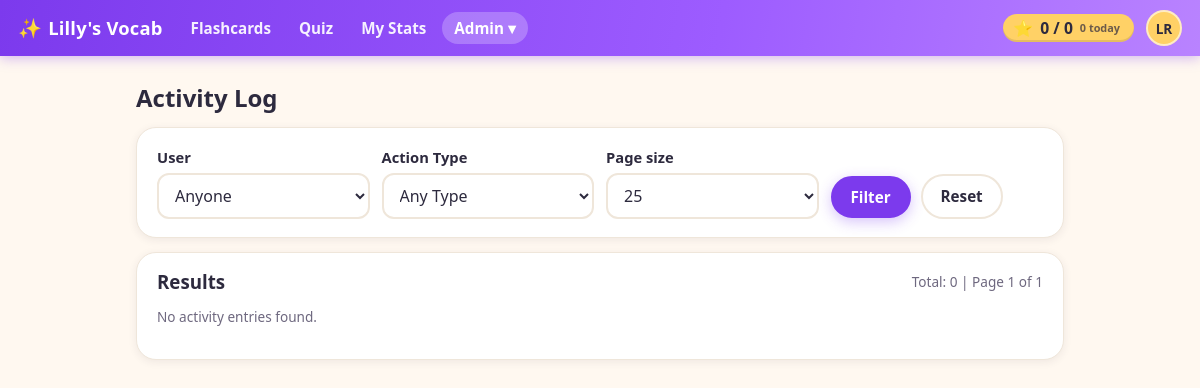
/admin/activity_log.php (signed in), run on the app's committed database.
### tables this page shows
CREATE TABLE settings (
  id INT AUTO_INCREMENT PRIMARY KEY,
  key_name VARCHAR(191) NOT NULL UNIQUE,
  value LONGTEXT NULL,
  updated_at DATETIME NOT NULL DEFAULT CURRENT_TIMESTAMP ON UPDATE CURRENT_TIMESTAMP
);

CREATE TABLE users (
  id INT AUTO_INCREMENT PRIMARY KEY,
  first_name VARCHAR(100) NOT NULL,
  last_name VARCHAR(100) NOT NULL,
  email VARCHAR(255) DEFAULT NULL UNIQUE,
  password_hash VARCHAR(255) NOT NULL DEFAULT '',
  is_admin TINYINT(1) NOT NULL DEFAULT 0 COMMENT 'App administrator',
  email_verify_token VARCHAR(64) DEFAULT NULL,
  email_verified_at DATETIME DEFAULT NULL,
  password_reset_token_hash CHAR(64) DEFAULT NULL,
  password_reset_expires_at DATETIME DEFAULT NULL,
  shuffle_seed INT UNSIGNED DEFAULT NULL COMMENT 'NULL = original order; set = per-user shuffled deck order',
  deck_position INT NOT NULL DEFAULT 0 COMMENT 'Resume point in the full deck (index of the next card)',
  created_at DATETIME NOT NULL DEFAULT CURRENT_TIMESTAMP
);

### partials.php (called while the page is built)
<?php
require_once __DIR__ . '/config.php';
require_once __DIR__ . '/settings.php';
require_once __DIR__ . '/lib/Application.php';
require_once __DIR__ . '/lib/ApplicationUI.php';
function h($s) {
    return htmlspecialchars($s ?? '', ENT_QUOTES, 'UTF-8');
}
function header_html(string $title): void {
    ApplicationUI::headerHtml($title);
}
function footer_html(): void {
    ApplicationUI::footerHtml();
}

### config.php (called while the page is built, shortened)
<?php
function pdo(): PDO {
    static $pdo = null;
    if ($pdo === null) {
        $dsn = 'mysql:host=' . DB_HOST . ';dbname=' . DB_NAME . ';charset=utf8mb4';
        $options = [
            PDO::ATTR_ERRMODE => PDO::ERRMODE_EXCEPTION,
            PDO::ATTR_DEFAULT_FETCH_MODE => PDO::FETCH_ASSOC,
            PDO::ATTR_EMULATE_PREPARES => false,
        ];
        $pdo = new PDO($dsn, DB_USER, DB_PASS, $options);
    }
    return $pdo;
}
function current_user(): ?array {
    require_once __DIR__ . '/lib/UserManagement.php';
    if (!empty($_SESSION['uid'])) {
        static $user = null;
        if ($user === null) {
            $user = UserManagement::findById((int)$_SESSION['uid']) ?: false;
        }
        return $user ?: null;
    }
    return null;
}
function require_admin(): void {
    $user = current_user();
}

### lib/UserManagement.php (called while the page is built, shortened)
<?php
require_once __DIR__ . '/../config.php';
require_once __DIR__ . '/../settings.php';
require_once __DIR__ . '/ActivityLog.php';
class UserManagement {
    private static function pdo(): PDO {
        return pdo();
    }
    public static function findById(int $id): ?array {
        $st = self::pdo()->prepare('SELECT * FROM users WHERE id=? LIMIT 1');
        $st->execute([$id]);
        $row = $st->fetch();
        return $row ?: null;
    }
}

### settings.php (called while the page is built, shortened)
<?php
require_once __DIR__ . '/config.php';
class Settings {
    private static function pdo(): PDO {
        return pdo();
    }
    public static function get(string $key, string $default = ''): string {
        $st = self::pdo()->prepare('SELECT value FROM settings WHERE key_name = ? LIMIT 1');
        $st->execute([$key]);
        $row = $st->fetch();
        return $row ? (string)$row['value'] : $default;
    }
    public static function siteTitle(): string {
        return self::get('site_title', APP_NAME);
    }
}

### lib/FlashcardProgress.php (called while the page is built, shortened)
<?php
require_once __DIR__ . '/../config.php';
require_once __DIR__ . '/ActivityLog.php';
class FlashcardProgress {
    private static function pdo(): PDO {
        return pdo();
    }
    public static function getScoreSummary(int $userId, ?int $tagId = null): array {
        $pdo = self::pdo();
        [$tagJoin, $tagParams] = self::tagScope($tagId);
        $st = $pdo->prepare("SELECT COUNT(*) AS c FROM user_word_state x{$tagJoin} WHERE x.user_id = ? AND x.last_mark = 'got_it'");
        $st->execute(array_merge($tagParams, [$userId]));
        $mastered = (int)$st->fetch()['c'];
        if ($tagId === null) {
            $total = (int)$pdo->query('SELECT COUNT(*) AS c FROM words')->fetch()['c'];
        } else {
            $st = $pdo->prepare('SELECT COUNT(*) AS c FROM word_tags WHERE tag_id = ?');
            $st->execute([$tagId]);
            $total = (int)$st->fetch()['c'];
        }
        $st = $pdo->prepare("SELECT COUNT(*) AS c FROM word_review_events x{$tagJoin} WHERE x.user_id = ? AND x.created_at >= CURDATE()");
        $st->execute(array_merge($tagParams, [$userId]));
        $reviewedToday = (int)$st->fetch()['c'];
        return [
            'mastered' => $mastered,
            'total_words' => $total,
            'reviewed_today' => $reviewedToday,
        ];
    }
    private static function tagScope(?int $tagId): array {
        if ($tagId === null) {
            return ['', []];
        }
        return [' INNER JOIN word_tags wt ON wt.word_id = x.word_id AND wt.tag_id = ?', [$tagId]];
    }
}

### lib/ActivityLog.php (called while the page is built, shortened)
<?php
require_once __DIR__ . '/../config.php';
final class ActivityLog {
  private static function pdo(): \PDO {
    return pdo();
  }
  public static function count(array $filters = []): int {
    $params = [];
    $sql = 'SELECT COUNT(*) AS c FROM activity_log';
    $st = self::pdo()->prepare($sql);
    $st->execute();
    $row = $st->fetch();
    return (int)($row['c'] ?? 0);
  }
}

### admin/activity_log.php (the view, shortened to what this page needs)
<?php
require_once __DIR__ . '/../partials.php';
require_once __DIR__ . '/../lib/ActivityLog.php';
require_once __DIR__ . '/../lib/UserManagement.php';
require_admin();
function int_param(string $key, int $default = 0): int {
  $v = $_GET[$key] ?? null;
  if ($v === null) return $default;
  return (int)$v;
}
$limitOptions = [10, 25, 50, 100];
$qLimit = int_param('limit', 25);
$qPage = max(1, int_param('page', 1));
$filters = [];
$total = ActivityLog::count($filters);
$totalPages = max(1, (int)ceil($total / $qLimit));
$offset = ($qPage - 1) * $qLimit;
$rows = ActivityLog::list($filters, $qLimit, $offset);
header_html('Activity Log');
?>
<h2>Activity Log</h2>
<div class="card">
  <form method="get" class="grid filter-grid">
    <label>User
      <select name="user_id">
        <option value="">Anyone</option>
      </select>
    </label>
    <label>Action Type
      <select name="action_type">
        <option value="">Any Type</option>
      </select>
    </label>
    <label>Page size
      <select name="limit">
        <?php foreach ($limitOptions as $opt): $sel = ($qLimit === $opt) ? ' selected' : ''; ?>
          <option value="<?= (int)$opt ?>"<?= $sel ?>><?= (int)$opt ?></option>
        <?php endforeach; ?>
      </select>
    </label>
    <div class="actions">
      <button class="button primary" type="submit">Filter</button>
      <a class="button" href="/admin/activity_log.php">Reset</a>
    </div>
  </form>
</div>
<div class="card">
  <div class="page-head">
    <h3>Results</h3>
    <div class="small">Total: <?= (int)$total ?> | Page <?= (int)$qPage ?> of <?= (int)$totalPages ?></div>
  </div>
  <?php if (empty($rows)): ?>
    <p class="small">No activity entries found.</p>
  <?php endif; ?>
</div>
<?php footer_html(); ?>

### lib/ApplicationUI.php (shortened to what this page needs)
<?php
require_once __DIR__ . '/../config.php';
require_once __DIR__ . '/../settings.php';
require_once __DIR__ . '/FlashcardProgress.php';
class ApplicationUI {
    public static function staticResourceUrl(string $path): string {
        $filePath = __DIR__ . '/../' . ltrim($path, '/');
        $version = @filemtime($filePath);
        return $path . '?v=' . $version;
    }
    public static function cssLink(string $path): string {
        $url = self::staticResourceUrl($path);
        return '<link rel="stylesheet" href="' . htmlspecialchars($url, ENT_QUOTES, 'UTF-8') . '">';
    }
    public static function jsScript(string $path): string {
        $url = self::staticResourceUrl($path);
        return '<script src="' . htmlspecialchars($url, ENT_QUOTES, 'UTF-8') . '"></script>';
    }
    public static function scoreChipHtml(int $userId): string {
        $score = FlashcardProgress::getScoreSummary($userId);
        return '<a class="score-chip" id="score-chip" href="/progress/" title="Words you\'ve got — tap for stats">'
             . '<span class="score-star" aria-hidden="true">&#11088;</span>'
             . '<span class="score-numbers"><span id="score-mastered">' . number_format($score['mastered']) . '</span>'
             . ' / <span id="score-total">' . number_format($score['total_words']) . '</span></span>'
             . '<span class="score-today"><span id="score-today">' . number_format($score['reviewed_today']) . '</span> today</span>'
             . '</a>';
    }
    public static function headerHtml(string $title): void {
        $u = current_user();
        $script = $_SERVER['SCRIPT_NAME'] ?? '';
        $siteTitle = Settings::siteTitle();
        echo '<!doctype html><html><head><meta charset="utf-8"><meta name="viewport" content="width=device-width,initial-scale=1">';
        echo self::cssLink('/styles.css');
        echo '</head><body>';
        if ($u) {
            $navItems = [
                ['path' => '/review/', 'label' => 'Flashcards', 'prefixes' => ['/review/', '/index.php']],
                ['path' => '/quiz/', 'label' => 'Quiz', 'prefixes' => ['/quiz/']],
                ['path' => '/progress/', 'label' => 'My Stats', 'prefixes' => ['/progress/']],
            ];
            echo '<header class="topbar">';
            echo '<a class="brand" href="/review/"><span class="brand-mark" aria-hidden="true">&#10024;</span> ' . h($siteTitle) . '</a>';
            echo '<nav class="topnav">';
            foreach ($navItems as $item) {
                $active = false;
                echo '<a href="' . h($item['path']) . '"' . ($active ? ' class="active"' : '') . '>' . h($item['label']) . '</a>';
            }
            if (!empty($u['is_admin'])) {
                $inAdmin = strpos($script, '/admin/') === 0;
                $adminItems = [
                    ['path' => '/admin/words.php', 'label' => 'Words'],
                    ['path' => '/admin/import/upload.php?flow=words', 'label' => 'Import Words'],
                    ['path' => '/admin/users.php', 'label' => 'Users'],
                    ['path' => '/admin/settings.php', 'label' => 'Settings'],
                    ['path' => '/admin/activity_log.php', 'label' => 'Activity Log'],
                    ['path' => '/admin/email_log.php', 'label' => 'Email Log'],
                ];
                $adminLinks = '';
                foreach ($adminItems as $item) {
                    $active = $inAdmin && basename(parse_url($item['path'], PHP_URL_PATH)) === basename($script);
                    $adminLinks .= '<a href="' . h($item['path']) . '" role="menuitem"' . ($active ? ' class="active"' : '') . '>' . h($item['label']) . '</a>';
                }
                echo '<span class="menu-wrap">'
                   . '<button type="button" id="adminToggle" class="topnav-toggle' . ($inAdmin ? ' active' : '') . '" aria-expanded="false" aria-controls="adminMenu">Admin &#9662;</button>'
                   . '<span id="adminMenu" class="popup-menu hidden" role="menu" aria-hidden="true">' . $adminLinks . '</span>'
                   . '</span>';
            }
            echo '</nav>';
            echo '<div class="topbar-right">';
            echo self::scoreChipHtml((int)$u['id']);
            $initials = strtoupper((string)substr((string)($u['first_name'] ?? ''), 0, 1) . (string)substr((string)($u['last_name'] ?? ''), 0, 1));
            $name = trim((string)($u['first_name'] ?? '') . ' ' . (string)($u['last_name'] ?? ''));
            echo '<span class="menu-wrap">'
               . '<button type="button" id="profileToggle" class="avatar" aria-expanded="false" aria-controls="profileMenu" title="' . h($name) . '" aria-label="Account menu for ' . h($name) . '">' . h($initials) . '</button>'
               . '<span id="profileMenu" class="popup-menu popup-menu-right hidden" role="menu" aria-hidden="true">'
               .   '<a href="/profile/change_password.php" role="menuitem">Change Password</a>'
               .   '<a href="/logout.php" role="menuitem">Logout</a>'
               . '</span>'
               . '</span>';
            echo '</div>';
            echo '</header>';
            echo '<div class="content"><main>';
        } else {
            echo '<header class="topbar"><a class="brand" href="/login.php"><span class="brand-mark" aria-hidden="true">&#10024;</span> ' . h($siteTitle) . '</a></header>';
            echo '<div class="content"><main>';
        }
    }
    public static function footerHtml(): void {
        echo '</main></div>' . self::jsScript('/main.js') . '</body></html>';
    }
}

### data on the page
settings: value "Lilly's Vocab"
users: initials "LR", is_admin "1"

### other printed values
$item['label'] "Flashcards"
$item['label'] "Quiz"
$item['label'] "My Stats"
$score['mastered'] "0"
$score['total_words'] "0"
$score['reviewed_today'] "0"
$total "0"
$totalPages "1"
form field limit "25"
